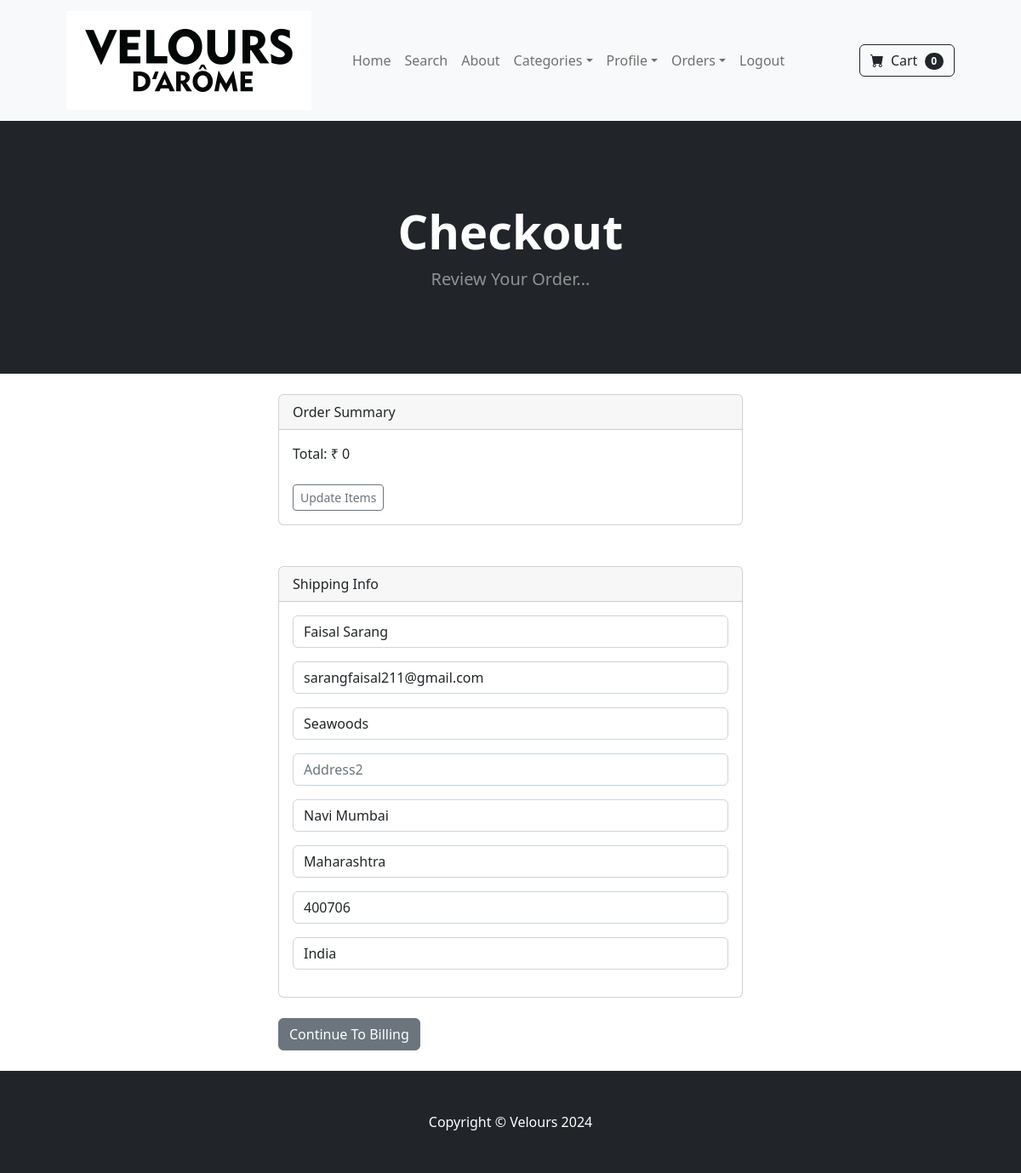
The app's page /payment/checkout (signed in) with its own data.
### payment/models.py (models this page shows, shortened)
class ShippingAddress(models.Model):
	user = models.ForeignKey(User, on_delete=models.CASCADE, null=True, blank=True)
	shipping_full_name = models.CharField(max_length=255)
	shipping_email = models.CharField(max_length=255)
	shipping_address1 = models.CharField(max_length=255)
	shipping_address2 = models.CharField(max_length=255, null=True, blank=True)
	shipping_city = models.CharField(max_length=255)
	shipping_state = models.CharField(max_length=255, null=True, blank=True)
	shipping_zipcode = models.CharField(max_length=255, null=True, blank=True)
	shipping_country = models.CharField(max_length=255)
	class Meta:
		verbose_name_plural = "Shipping Address"

### payment/views.py (the view)
# urls.py: path("checkout", views.checkout, name="checkout"),
def checkout(request):
	cart = Cart(request)
	cart_products = cart.get_prods
	quantities = cart.get_quants
	totals = cart.cart_total()
	if request.user.is_authenticated:
		shipping_user = ShippingAddress.objects.get(user__id=request.user.id)
		shipping_form = ShippingForm(request.POST or None, instance=shipping_user)
		return render(request, "payment/checkout.html", {"cart_products":cart_products, "quantities":quantities, "totals":totals, "shipping_form":shipping_form })
	else:
		shipping_form = ShippingForm(request.POST or None)
		return render(request, "payment/checkout.html", {"cart_products":cart_products, "quantities":quantities, "totals":totals, "shipping_form":shipping_form})

### cart/cart.py (called while the page is built, shortened)
    def __len__(self):
        return len(self.cart)

    def get_prods(self):
        product_ids = self.cart.keys()
        products = Product.objects.filter(id__in=product_ids)
        return products

    def cart_total(self):
        product_ids = self.cart.keys()
        products = Product.objects.filter(id__in=product_ids)
        quantities = self.cart
        total = 0
        return total

### cart/context_processors.py (called while the page is built)
def cart(request):
    return {'cart': Cart(request)}

### velours/context_processors.py (called while the page is built)
def categories_processor(request):
    return {
        'categories': Category.objects.all()
    }

### payment/templates/payment/checkout.html (shortened to what this page needs)
{% extends 'base.html' %}
{% block content %}
        <header class="bg-dark py-5">
            <div class="container px-4 px-lg-5 my-5">
                <div class="text-center text-white">
                    <h1 class="display-4 fw-bolder">Checkout</h1>
                    <p class="lead fw-normal text-white-50 mb-0">Review Your Order...</p>
                </div>
            </div>
        </header>
        <br/>
        <div class="container">
            <div class="row">
                    <div class="col-md-6 offset-md-3">
          <div class="card">
          <div class="card-header">
            Order Summary
          </div>
          <div class="card-body">
            Total:  ₹ {{ totals }}
            <br/><br/>
            <a href="{% url 'cart_summary' %}" class="btn btn-sm btn-outline-secondary">Update Items</a>
          </div>
        </div>
<br/><br/>
<div class="card">
  <div class="card-header">
    Shipping Info
  </div>
  <div class="card-body">
    <form method="POST" action="{% url 'billing_info' %}">
    {{ shipping_form.as_p }}
  </div>
</div>
<br/>
<button type="submit" class="btn btn-secondary">
        Continue To Billing
</button>
<br/><br/>
            </div>
        </div>
    </div>
{% endblock %}

### records on screen
ShippingAddress: shipping_full_name "Faisal Sarang", shipping_email "sarangfaisal211@gmail.com", shipping_address1 "Seawoods", shipping_city "Navi Mumbai", shipping_state "Maharashtra", shipping_zipcode "400706", shipping_country "India"

### other values on screen
{{ cart|length }} "0"
{{ totals }} "0"
